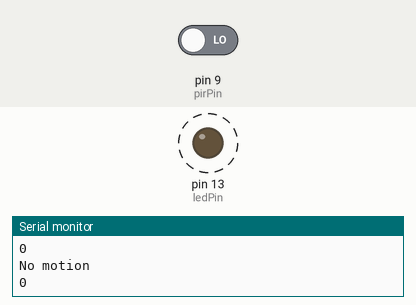
Recording of a sketch running on a simulated Arduino Uno, built with avr-gcc and run on an emulated ATmega328P. Shown: output pins drawn as LEDs (lit = HIGH), the last lines printed to the serial monitor. Dashed ring = blinking. The inputs (shaded band) are chosen by the test bench; at power-on: pin 9 (pirPin) LOW.

Above: at 3.2 s.
3.3 s: pin 9 (pirPin) driven HIGH
At 4.1 s:
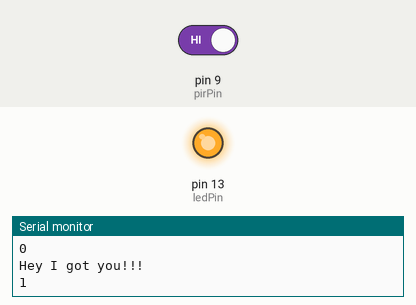
5.1 s: pin 9 (pirPin) driven LOW
At 6.5 s:
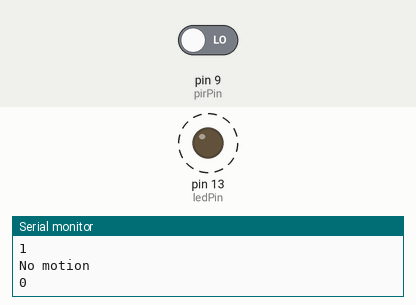
Timing chart, 0 to 15.6 s (numbered marks = the images above; inputs shaded):
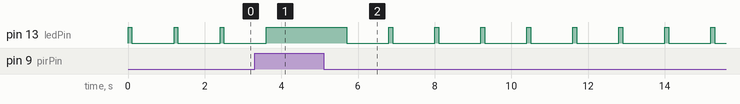

Measured:
- after the input at 3.3 s, pin 13 (ledPin): goes on until 3.6 s, then stays HIGH
- after the input at 5.1 s, pin 13 (ledPin): alternates HIGH for 0.10 s and LOW for 1.1 s, starting after 0.60 s
- by itself, pin 13 (ledPin): alternates HIGH for 0.10 s and LOW for 1.1 s

The sketch:

PIR.ino
```cpp
int ledPin = 13;                // LED
int pirPin = 9;                 // PIR Out pin
int pirStat = 0;                   // PIR status

void setup() {
 pinMode(ledPin, OUTPUT);
 pinMode(pirPin, INPUT);
 Serial.begin(9600);
}
void loop(){
 pirStat = digitalRead(pirPin);
 if (pirStat == HIGH) {            // if motion detected
   digitalWrite(ledPin, HIGH);  // turn LED ON
   Serial.println("Hey I got you!!!");
   Serial.println(pirStat);
   delay(1000);
 }
 else {
   blink(); // turn LED OFF if we have no motion
   Serial.println("No motion");
   Serial.println(pirStat);
   delay(1000);

 }
}

void blink(){
  digitalWrite(ledPin, HIGH);
  delay(100);
  digitalWrite(ledPin, LOW);
  delay(100);
}
```
